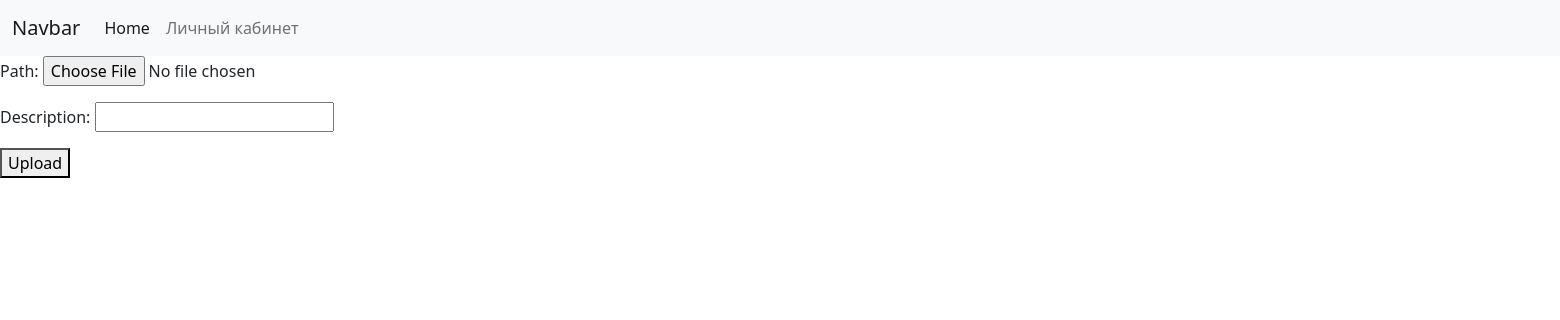
Before: /account (signed in) with the older database file.
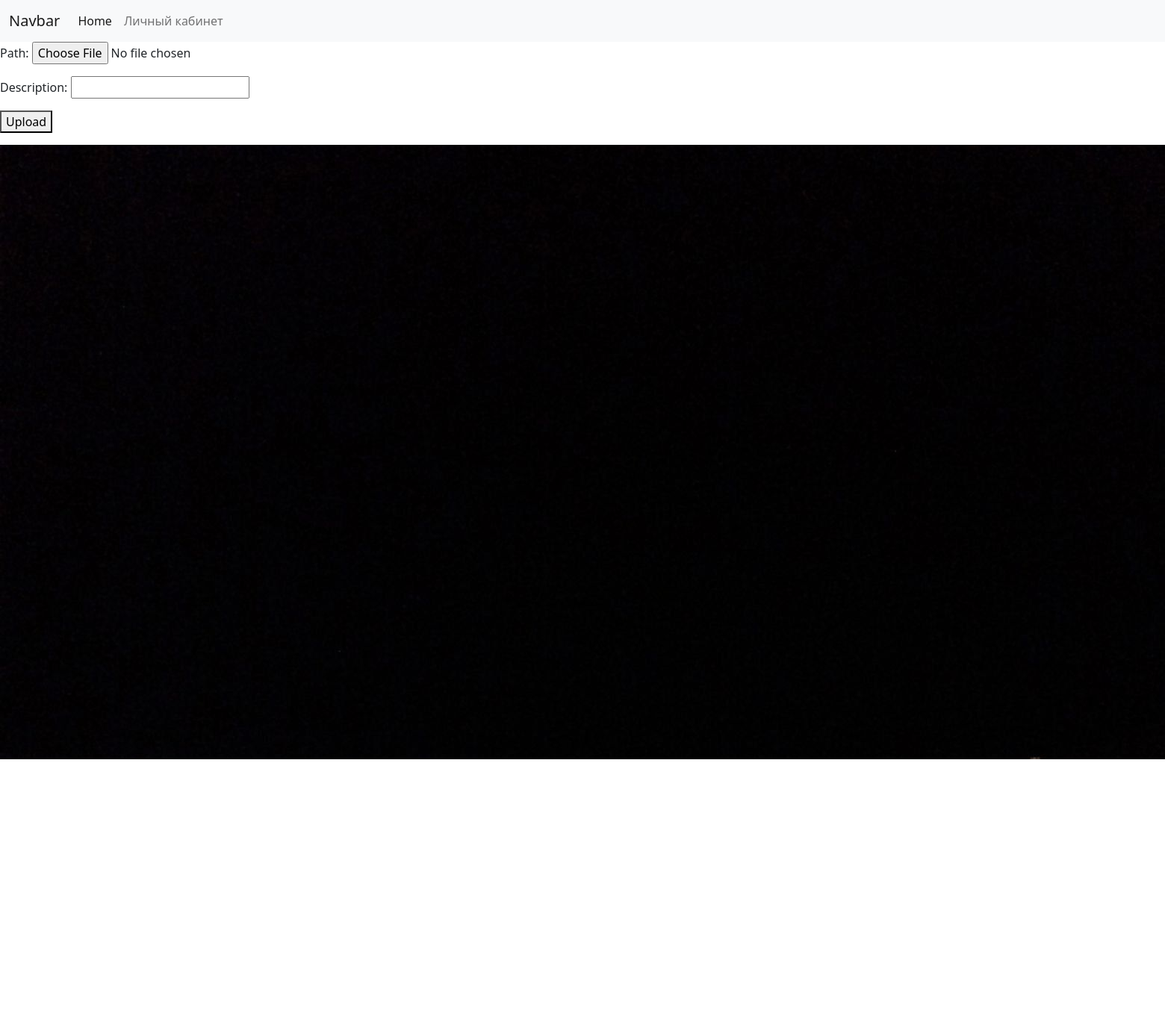
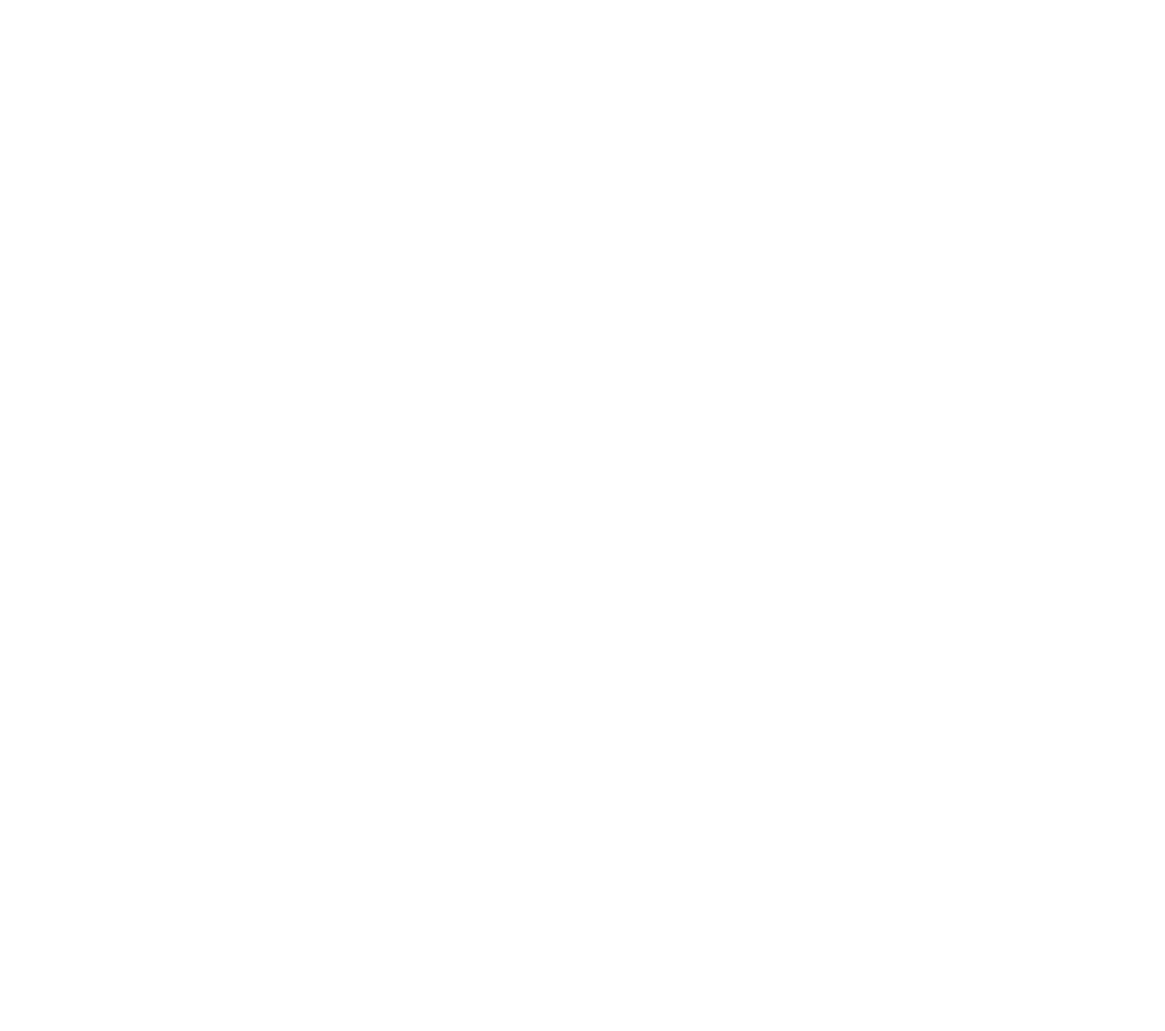
After: the same page with the newer database file (2 pictures, top to bottom).
### stogram/models.py (models this page shows)
class Photo(models.Model):
    id = models.BigAutoField(primary_key=True)
    path = models.ImageField(upload_to='images/')
    description = models.CharField(max_length=255)
    user = models.ForeignKey(Profile, on_delete=models.CASCADE, related_name='user_photo', null=True)
    class Meta:
        db_table = 'photo'

### stogram/views.py (the view)
# urls.py: path('account', views.account, name='account_url'),
@login_required
def account(request):
    if request.method == 'POST':
        form = PhotoForm(request.POST, request.FILES)
        form.instance.user = request.user.profile
        if form.is_valid():
            form.save()
    else:
        form = PhotoForm()
    photos = Photo.objects.select_related('user').all()
    favourite_photos = Photo.objects.filter(id__in=UserFavouritePhoto.objects.filter(favourite_photo_user=request.user))
    return render(request, 'stogram/account.html', {'form' : form, 'photos': photos, 'favorite_photos': favourite_photos})

### stogram/forms.py
class PhotoForm(forms.ModelForm):
	class Meta:
		model = Photo
		fields = ['path', 'description']

### stogram/templates/stogram/account.html (shortened to what this page needs)
{% extends "base.html" %}
{% block content %}
<form method = "post" enctype="multipart/form-data">
    {{ form.as_p }}
    <button type="submit">Upload</button>
</form>
<div>
    {% for photo in photos %}
        <img src="{{ photo.path.url }}" alt="" />
        <p>{{ photo.description }}</p>
    {% endfor %}
</div>
{% endblock %}

### stogram/templates/base.html (shortened to what this page needs)
<html>
    <head>
        <link href="https://cdn.jsdelivr.net/npm/bootstrap@5.1.3/dist/css/bootstrap.min.css" rel="stylesheet">
</head>
<body>
    <nav class="navbar navbar-expand-lg navbar-light bg-light">
        <div class="container-fluid">
          <a class="navbar-brand" href="/">Navbar</a>
          <div class="collapse navbar-collapse" id="navbarNavAltMarkup">
            <div class="navbar-nav">
              <a class="nav-link active" aria-current="page" href="/">Home</a>
              <a class="nav-link" href="{% url 'account_url' %}">Личный кабинет</a>
            </div>
          </div>
        </div>
      </nav>
      {% block content %}{% endblock %}

Changed rows visible on the page:
added Photo: path (picture)
